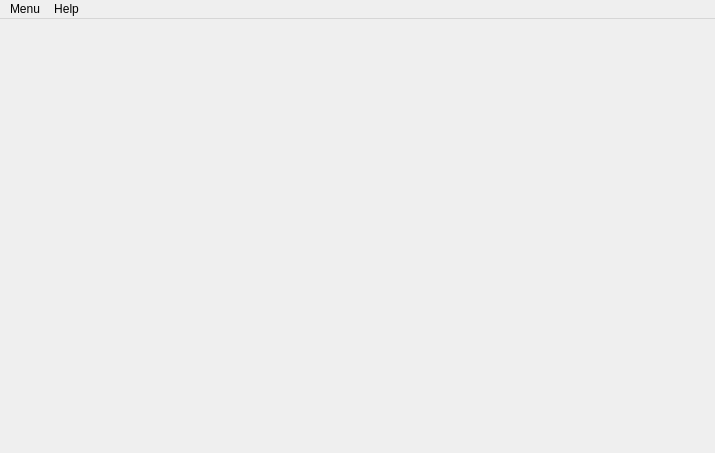
<?xml version="1.0" encoding="UTF-8"?>
<ui version="4.0">
 <class>MainWindow</class>
 <widget class="QMainWindow" name="MainWindow">
  <property name="geometry">
   <rect>
    <x>0</x>
    <y>0</y>
    <width>715</width>
    <height>453</height>
   </rect>
  </property>
  <property name="windowTitle">
   <string>MainWindow</string>
  </property>
  <!-- <widget class="QWidget" name="centralwidget"/> -->
  <widget class="QStackedWidget" name="stackedcentralwidget"/>
  <widget class="QMenuBar" name="menubar">
   <property name="geometry">
    <rect>
     <x>0</x>
     <y>0</y>
     <width>715</width>
     <height>22</height>
    </rect>
   </property>
   <widget class="QMenu" name="menuMenu">
    <property name="title">
     <string>Menu</string>
    </property>
    <addaction name="actionHome"/>
    <addaction name="separator"/>
    <addaction name="actionExit"/>
   </widget>
   <widget class="QMenu" name="menuHelp">
    <property name="title">
     <string>Help</string>
    </property>
    <addaction name="actionAbout"/>
   </widget>
   <addaction name="menuMenu"/>
   <addaction name="menuHelp"/>
  </widget>
  <action name="actionHome">
   <property name="text">
    <string>Home</string>
   </property>
   <property name="shortcut">
    <string>Ctrl+H</string>
   </property>
  </action>
  <action name="actionExit">
   <property name="text">
    <string>Exit</string>
   </property>
   <property name="shortcut">
    <string>Ctrl+Q</string>
   </property>
  </action>
  <action name="actionAbout">
   <property name="text">
    <string>About</string>
   </property>
  </action>
 </widget>
 <resources/>
 <connections/>
</ui>
